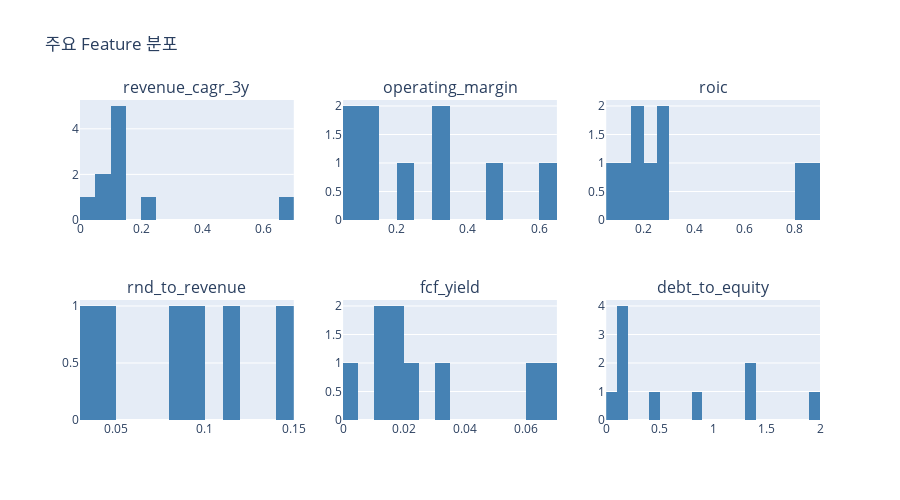

Notebook source saved alongside this figure:
### Markdown cell above
## 5. Feature 분포 시각화

### Code cell
# 주요 Feature 선택
key_features = [
    'revenue_cagr_3y', 'operating_margin', 'roic', 
    'rnd_to_revenue', 'fcf_yield', 'debt_to_equity'
]

available_features = [f for f in key_features if f in features_df.columns]

# 히스토그램 (Plotly)
fig = make_subplots(
    rows=2, cols=3,
    subplot_titles=available_features
)

for i, feature in enumerate(available_features):
    row = i // 3 + 1
    col = i % 3 + 1
    
    fig.add_trace(
        go.Histogram(
            x=features_df[feature].dropna(),
            name=feature,
            nbinsx=20,
            marker_color='steelblue'
        ),
        row=row, col=col
    )

fig.update_layout(
    title='주요 Feature 분포',
    height=500,
    showlegend=False
)
fig.show()

### Figure 1 — Plotly figure (JSON) as saved in the notebook; plotly's stock layout.template omitted (floating-point values rounded to 4 significant figures)
{"data": [{"marker": {"color": "steelblue"}, "name": "revenue_cagr_3y", "nbinsx": 20, "type": "histogram", "x": [0.01813, 0.1242, 0.6925, 0.1075, 0.1074, 0.2198, 0.1165, 0.1167, 0.0703, 0.08335], "xaxis": "x", "yaxis": "y"}, {"marker": {"color": "steelblue"}, "name": "operating_margin", "nbinsx": 20, "type": "histogram", "x": [0.3197, 0.4562, 0.6242, 0.3211, 0.1075, 0.07943, 0.08066, 0.1169, 0.2017], "xaxis": "x2", "yaxis": "y2"}, {"marker": {"color": "steelblue"}, "name": "roic", "nbinsx": 20, "type": "histogram", "x": [0.8228, 0.2832, 0.8721, 0.2871, 0.1755, 0.08771, 0.17, 0.1007, 0.2059], "xaxis": "x3", "yaxis": "y3"}, {"marker": {"color": "steelblue"}, "name": "rnd_to_revenue", "nbinsx": 20, "type": "histogram", "x": [0.08302, 0.1153, 0.09896, 0.1409, 0.04647, 0.03251], "xaxis": "x4", "yaxis": "y4"}, {"marker": {"color": "steelblue"}, "name": "fcf_yield", "nbinsx": 20, "type": "histogram", "x": [0.02434, 0.01975, 0.01312, 0.01916, 0.01323, 0.002266, 0.06888, 0.06049, 0.03229], "xaxis": "x5", "yaxis": "y5"}, {"marker": {"color": "steelblue"}, "name": "debt_to_equity", "nbinsx": 20, "type": "histogram", "x": [1.338, 0.1764, 0.1295, 0.07832, 0.4577, 0.1868, 0.83, 1.318, 0.1582, 1.971], "xaxis": "x6", "yaxis": "y6"}], "layout": {"annotations": [{"font": {"size": 16}, "showarrow": false, "text": "revenue_cagr_3y", "x": 0.1444, "xanchor": "center", "xref": "paper", "y": 1, "yanchor": "bottom", "yref": "paper"}, {"font": {"size": 16}, "showarrow": false, "text": "operating_margin", "x": 0.5, "xanchor": "center", "xref": "paper", "y": 1, "yanchor": "bottom", "yref": "paper"}, {"font": {"size": 16}, "showarrow": false, "text": "roic", "x": 0.8556, "xanchor": "center", "xref": "paper", "y": 1, "yanchor": "bottom", "yref": "paper"}, {"font": {"size": 16}, "showarrow": false, "text": "rnd_to_revenue", "x": 0.1444, "xanchor": "center", "xref": "paper", "y": 0.375, "yanchor": "bottom", "yref": "paper"}, {"font": {"size": 16}, "showarrow": false, "text": "fcf_yield", "x": 0.5, "xanchor": "center", "xref": "paper", "y": 0.375, "yanchor": "bottom", "yref": "paper"}, {"font": {"size": 16}, "showarrow": false, "text": "debt_to_equity", "x": 0.8556, "xanchor": "center", "xref": "paper", "y": 0.375, "yanchor": "bottom", "yref": "paper"}], "height": 500, "showlegend": false, "title": {"text": "주요 Feature 분포"}, "xaxis": {"anchor": "y", "domain": [0, 0.2889]}, "xaxis2": {"anchor": "y2", "domain": [0.3556, 0.6444]}, "xaxis3": {"anchor": "y3", "domain": [0.7111, 1]}, "xaxis4": {"anchor": "y4", "domain": [0, 0.2889]}, "xaxis5": {"anchor": "y5", "domain": [0.3556, 0.6444]}, "xaxis6": {"anchor": "y6", "domain": [0.7111, 1]}, "yaxis": {"anchor": "x", "domain": [0.625, 1]}, "yaxis2": {"anchor": "x2", "domain": [0.625, 1]}, "yaxis3": {"anchor": "x3", "domain": [0.625, 1]}, "yaxis4": {"anchor": "x4", "domain": [0, 0.375]}, "yaxis5": {"anchor": "x5", "domain": [0, 0.375]}, "yaxis6": {"anchor": "x6", "domain": [0, 0.375]}}}
